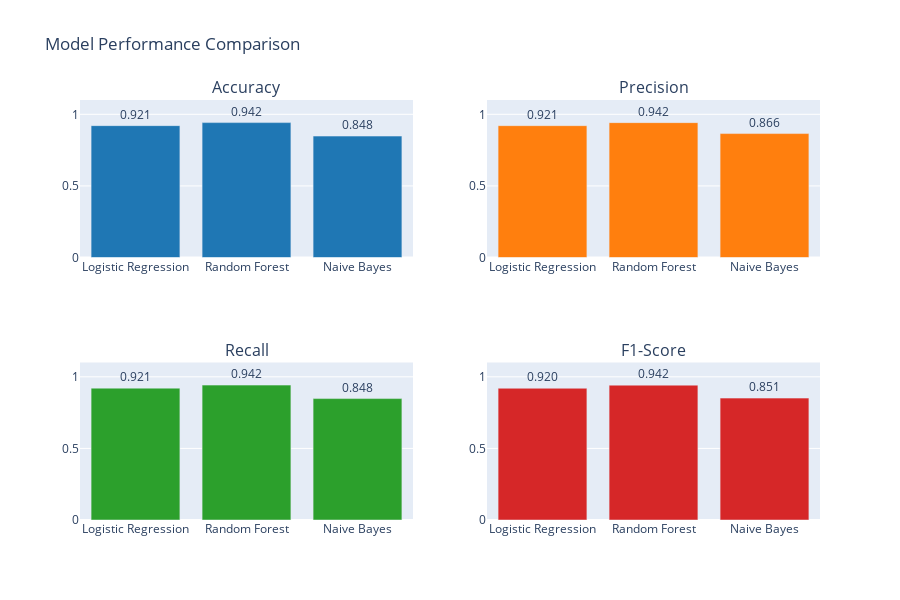
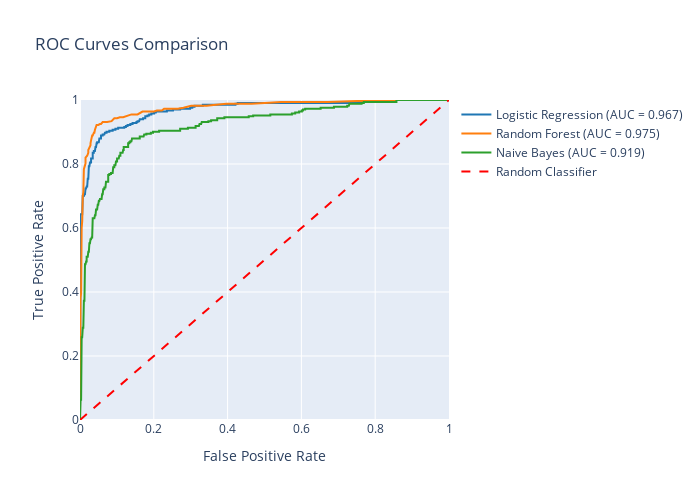

Notebook cell for these charts, in order:
### Code cell
# ============================================================================
# ADVANCED MODEL EVALUATION - COMPLETE AND WORKING
# ============================================================================

from sklearn.metrics import (roc_auc_score, precision_recall_curve, roc_curve, 
                            f1_score, precision_score, recall_score, accuracy_score)
from sklearn.model_selection import StratifiedKFold
import plotly.graph_objects as go
from plotly.subplots import make_subplots

def evaluate_models_comprehensive(models_dict, X_test_tfidf, y_test):
    """
    Comprehensive model evaluation with multiple metrics
    """
    print("🎯 COMPREHENSIVE MODEL EVALUATION")
    print("=" * 60)
    
    evaluation_results = {}
    
    for model_name, model in models_dict.items():
        print(f"\n📊 Evaluating {model_name}...")
        
        # Get predictions
        y_pred = model.predict(X_test_tfidf)
        
        # Calculate metrics
        accuracy = accuracy_score(y_test, y_pred)
        precision = precision_score(y_test, y_pred, average='weighted', zero_division=0)
        recall = recall_score(y_test, y_pred, average='weighted', zero_division=0)
        f1 = f1_score(y_test, y_pred, average='weighted', zero_division=0)
        
        # For binary classification, calculate AUC
        auc = None
        if hasattr(model, 'predict_proba'):
            try:
                y_proba = model.predict_proba(X_test_tfidf)
                if y_proba.shape[1] == 2:  # Binary classification
                    auc = roc_auc_score(y_test, y_proba[:, 1])
                else:
                    auc = roc_auc_score(y_test, y_proba, multi_class='ovr', average='weighted')
            except Exception as e:
                print(f"⚠️ Could not calculate AUC for {model_name}: {e}")
        
        evaluation_results[model_name] = {
            'accuracy': accuracy,
            'precision': precision,
            'recall': recall,
            'f1_score': f1,
            'auc': auc,
            'predictions': y_pred
        }
        
        print(f"   Accuracy:  {accuracy:.4f}")
        print(f"   Precision: {precision:.4f}")
        print(f"   Recall:    {recall:.4f}")
        print(f"   F1-Score:  {f1:.4f}")
        if auc is not None:
            print(f"   AUC:       {auc:.4f}")
    
    return evaluation_results

def plot_model_comparison(evaluation_results):
    """
    Create interactive comparison plots for model performance
    """
    models = list(evaluation_results.keys())
    metrics = ['accuracy', 'precision', 'recall', 'f1_score']
    
    # Create subplots
    fig = make_subplots(
        rows=2, cols=2,
        subplot_titles=('Accuracy', 'Precision', 'Recall', 'F1-Score'),
        specs=[[{"secondary_y": False}, {"secondary_y": False}],
               [{"secondary_y": False}, {"secondary_y": False}]]
    )
    
    colors = ['#1f77b4', '#ff7f0e', '#2ca02c', '#d62728', '#9467bd']
    
    for i, metric in enumerate(metrics):
        row = (i // 2) + 1
        col = (i % 2) + 1
        
        values = [evaluation_results[model][metric] for model in models]
        
        fig.add_trace(
            go.Bar(
                x=models,
                y=values,
                name=metric.capitalize(),
                marker_color=colors[i],
                showlegend=False,
                text=[f"{v:.3f}" for v in values],
                textposition='outside'
            ),
            row=row, col=col
        )
    
    fig.update_layout(
        title_text="Model Performance Comparison",
        height=600,
        showlegend=False
    )
    
    # Set y-axis range
    fig.update_yaxes(range=[0, 1.1])
    
    fig.show()

def plot_roc_curves(models_dict, X_test_tfidf, y_test):
    """
    Plot ROC curves for all models
    """
    fig = go.Figure()
    
    colors = ['#1f77b4', '#ff7f0e', '#2ca02c', '#d62728', '#9467bd']
    color_idx = 0
    
    for model_name, model in models_dict.items():
        if hasattr(model, 'predict_proba'):
            try:
                y_proba = model.predict_proba(X_test_tfidf)
                
                if y_proba.shape[1] == 2:  # Binary classification
                    fpr, tpr, _ = roc_curve(y_test, y_proba[:, 1])
                    auc = roc_auc_score(y_test, y_proba[:, 1])
                    
                    fig.add_trace(go.Scatter(
                        x=fpr, y=tpr,
                        mode='lines',
                        name=f'{model_name} (AUC = {auc:.3f})',
                        line=dict(width=2, color=colors[color_idx % len(colors)])
                    ))
                    color_idx += 1
            except Exception as e:
                print(f"⚠️ Could not plot ROC for {model_name}: {e}")
    
    # Add diagonal reference line
    fig.add_trace(go.Scatter(
        x=[0, 1], y=[0, 1],
        mode='lines',
        name='Random Classifier',
        line=dict(dash='dash', color='red')
    ))
    
    fig.update_layout(
        title='ROC Curves Comparison',
        xaxis_title='False Positive Rate',
        yaxis_title='True Positive Rate',
        xaxis=dict(range=[0, 1]),
        yaxis=dict(range=[0, 1]),
        width=700, height=500
    )
    
    fig.show()

# ============================================================================
# RUN ADVANCED EVALUATION - ACTUALLY EXECUTE THE FUNCTIONS
# ============================================================================

print("🚀 RUNNING ADVANCED MODEL EVALUATION")
print("=" * 60)

# Check if models exist from previous ML training
if 'models' in locals():
    print("✅ Found trained models!")
    print(f"📊 Models available: {list(models.keys())}")
    
    if 'X_test_tfidf' in locals() and 'y_test' in locals():
        print("✅ Found test data!")
        print(f"📝 Test set size: {X_test_tfidf.shape[0]} samples")
        
        # Run comprehensive evaluation
        print("\n🎯 Running comprehensive evaluation...")
        evaluation_results = evaluate_models_comprehensive(models, X_test_tfidf, y_test)
        
        # Create comparison plots
        print("\n📊 Creating performance comparison plots...")
        plot_model_comparison(evaluation_results)
        
        # Create ROC curves
        print("\n📈 Creating ROC curves...")
        plot_roc_curves(models, X_test_tfidf, y_test)
        
        print("\n✅ Advanced evaluation completed!")
        print("📊 Results stored in 'evaluation_results' variable")
        
        # Show summary
        print("\n🏆 PERFORMANCE SUMMARY:")
        print("=" * 40)
        for model_name, results in evaluation_results.items():
            print(f"{model_name:20}: Accuracy={results['accuracy']:.3f}, AUC={results['auc']:.3f if results['auc'] else 'N/A'}")
    
    else:
        print("❌ Test data not found!")
        print("📝 Please run the ML training cell first to create X_test_tfidf and y_test")

else:
    print("❌ No trained models found!")
    print("📝 Please run the ML training cell first to create the 'models' dictionary")
    print("🔧 Then run this cell to evaluate the models")

print("\n✅ Advanced evaluation functions ready!")

### Figure 1 — Plotly figure (JSON) as saved in the notebook; plotly's stock layout.template omitted (floating-point values rounded to 4 significant figures)
{"data": [{"marker": {"color": "#1f77b4"}, "name": "Accuracy", "showlegend": false, "text": ["0.921", "0.942", "0.848"], "textposition": "outside", "type": "bar", "x": ["Logistic Regression", "Random Forest", "Naive Bayes"], "xaxis": "x", "y": [0.921, 0.942, 0.848], "yaxis": "y"}, {"marker": {"color": "#ff7f0e"}, "name": "Precision", "showlegend": false, "text": ["0.921", "0.942", "0.866"], "textposition": "outside", "type": "bar", "x": ["Logistic Regression", "Random Forest", "Naive Bayes"], "xaxis": "x2", "y": [0.9208, 0.9419, 0.8656], "yaxis": "y2"}, {"marker": {"color": "#2ca02c"}, "name": "Recall", "showlegend": false, "text": ["0.921", "0.942", "0.848"], "textposition": "outside", "type": "bar", "x": ["Logistic Regression", "Random Forest", "Naive Bayes"], "xaxis": "x3", "y": [0.921, 0.942, 0.848], "yaxis": "y3"}, {"marker": {"color": "#d62728"}, "name": "F1_score", "showlegend": false, "text": ["0.920", "0.942", "0.851"], "textposition": "outside", "type": "bar", "x": ["Logistic Regression", "Random Forest", "Naive Bayes"], "xaxis": "x4", "y": [0.9201, 0.9419, 0.8513], "yaxis": "y4"}], "layout": {"annotations": [{"font": {"size": 16}, "showarrow": false, "text": "Accuracy", "x": 0.225, "xanchor": "center", "xref": "paper", "y": 1, "yanchor": "bottom", "yref": "paper"}, {"font": {"size": 16}, "showarrow": false, "text": "Precision", "x": 0.775, "xanchor": "center", "xref": "paper", "y": 1, "yanchor": "bottom", "yref": "paper"}, {"font": {"size": 16}, "showarrow": false, "text": "Recall", "x": 0.225, "xanchor": "center", "xref": "paper", "y": 0.375, "yanchor": "bottom", "yref": "paper"}, {"font": {"size": 16}, "showarrow": false, "text": "F1-Score", "x": 0.775, "xanchor": "center", "xref": "paper", "y": 0.375, "yanchor": "bottom", "yref": "paper"}], "height": 600, "showlegend": false, "title": {"text": "Model Performance Comparison"}, "xaxis": {"anchor": "y", "domain": [0, 0.45]}, "xaxis2": {"anchor": "y2", "domain": [0.55, 1]}, "xaxis3": {"anchor": "y3", "domain": [0, 0.45]}, "xaxis4": {"anchor": "y4", "domain": [0.55, 1]}, "yaxis": {"anchor": "x", "domain": [0.625, 1], "range": [0, 1.1]}, "yaxis2": {"anchor": "x2", "domain": [0.625, 1], "range": [0, 1.1]}, "yaxis3": {"anchor": "x3", "domain": [0, 0.375], "range": [0, 1.1]}, "yaxis4": {"anchor": "x4", "domain": [0, 0.375], "range": [0, 1.1]}}}

### Figure 2 — Plotly figure (JSON) as saved in the notebook; plotly's stock layout.template omitted (floating-point values rounded to 4 significant figures; data arrays with more than 128 entries replaced by an {"elided": "..."} marker saying what was removed)
{"data": [{"line": {"color": "#1f77b4", "width": 2}, "mode": "lines", "name": "Logistic Regression (AUC = 0.967)", "type": "scatter", "x": {"elided": "132 float values"}, "y": {"elided": "132 float values"}}, {"line": {"color": "#ff7f0e", "width": 2}, "mode": "lines", "name": "Random Forest (AUC = 0.975)", "type": "scatter", "x": [0.0, 0.0, 0.0, 0.0, 0.0, 0.0, 0.0, 0.0, 0.0, 0.0, 0.0, 0.0, 0.0, 0.001499, 0.001499, 0.002999, 0.002999, 0.002999, 0.004498, 0.004498, 0.004498, 0.004498, 0.004498, 0.005997, 0.005997, 0.007496, 0.007496, 0.008996, 0.008996, 0.008996, 0.01049, 0.01049, 0.01349, 0.01499, 0.01499, 0.01499, 0.01949, 0.02249, 0.02249, 0.02399, 0.02699, 0.02849, 0.02849, 0.02849, 0.02999, 0.03298, 0.03448, 0.03748, 0.03898, 0.04048, 0.04198, 0.04198, 0.04498, 0.04798, 0.04948, 0.05397, 0.05697, 0.06147, 0.07046, 0.07346, 0.08546, 0.08846, 0.09295, 0.1004, 0.1049, 0.1079, 0.1169, 0.1289, 0.1334, 0.1394, 0.1559, 0.1634, 0.1694, 0.1814, 0.1919, 0.2009, 0.2084, 0.2219, 0.2279, 0.2444, 0.2654, 0.2804, 0.3013, 0.3253, 0.3433, 0.3688, 0.3973, 0.4228, 0.4648, 0.5007, 0.5442, 0.5982, 0.6717, 0.7541, 0.8501, 1.0], "y": [0.0, 0.006006, 0.009009, 0.02102, 0.05706, 0.1051, 0.1441, 0.1592, 0.2012, 0.2342, 0.2492, 0.2703, 0.3033, 0.3544, 0.3814, 0.3964, 0.4324, 0.4655, 0.4895, 0.5255, 0.5556, 0.5826, 0.6006, 0.6216, 0.6336, 0.6697, 0.6997, 0.7117, 0.7387, 0.7508, 0.7688, 0.7838, 0.7958, 0.8018, 0.8138, 0.8198, 0.8258, 0.8348, 0.8438, 0.8468, 0.8529, 0.8589, 0.8649, 0.8679, 0.8739, 0.8889, 0.8889, 0.8979, 0.8979, 0.9069, 0.9129, 0.9159, 0.9219, 0.9219, 0.9219, 0.9249, 0.9249, 0.9309, 0.9309, 0.9309, 0.9339, 0.9369, 0.9429, 0.9429, 0.9459, 0.9459, 0.9459, 0.952, 0.952, 0.955, 0.955, 0.961, 0.964, 0.964, 0.964, 0.964, 0.967, 0.967, 0.973, 0.973, 0.973, 0.976, 0.982, 0.982, 0.982, 0.985, 0.988, 0.988, 0.988, 0.991, 0.994, 0.994, 0.994, 0.997, 1.0, 1.0]}, {"line": {"color": "#2ca02c", "width": 2}, "mode": "lines", "name": "Naive Bayes (AUC = 0.919)", "type": "scatter", "x": {"elided": "196 float values"}, "y": {"elided": "196 float values"}}, {"line": {"color": "red", "dash": "dash"}, "mode": "lines", "name": "Random Classifier", "type": "scatter", "x": [0, 1], "y": [0, 1]}], "layout": {"height": 500, "title": {"text": "ROC Curves Comparison"}, "width": 700, "xaxis": {"range": [0, 1], "title": {"text": "False Positive Rate"}}, "yaxis": {"range": [0, 1], "title": {"text": "True Positive Rate"}}}}
